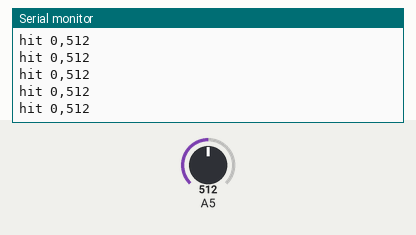
Recording of a program running on a simulated Arduino Uno, built with avr-gcc and run on an emulated ATmega328P. Parts: the last lines printed to the serial monitor. Inputs (shaded band) come from the test bench; at power-on: A5 = 512.

Above: at 4.2 s.
4.3 s: A5 set to 677
At 5.3 s:
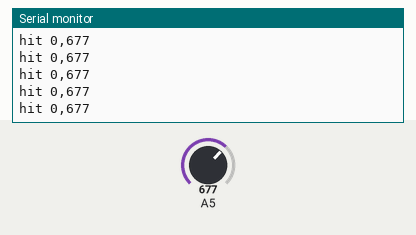
5.8 s: A5 set to 666
At 6.3 s:
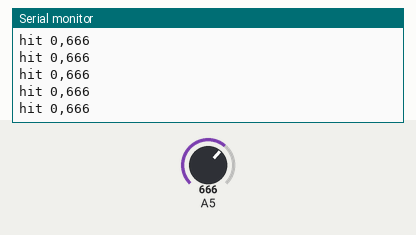
7.3 s: A5 set to 982
At 8.1 s:
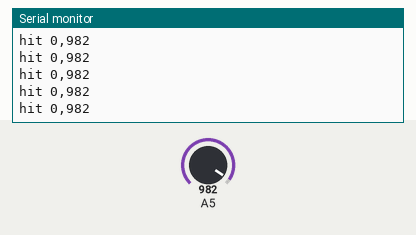
8.8 s: A5 set to 1014
At 9.5 s:
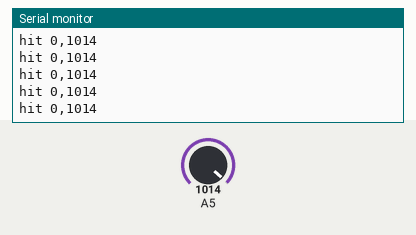
Timing chart, 0 to 11.3 s (numbered marks = the images above; inputs shaded):
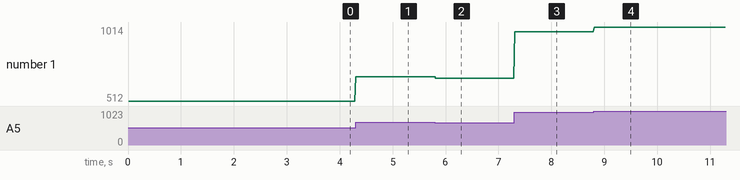

Measured:
- after the input at 4.3 s, the serial monitor: prints a new line at once (image 1)
- after the input at 5.8 s, the serial monitor: prints a new line at once (image 2)
- after the input at 7.3 s, the serial monitor: prints a new line at once (image 3)
- after the input at 8.8 s, the serial monitor: prints a new line at once (image 4)
- plotted number 1: 512 → 677 after the input at 4.3 s, 677 → 666 after the input at 5.8 s, 666 → 982 after the input at 7.3 s, 982 → 1014 after the input at 8.8 s

The program:

main.cpp
```cpp
#include "comms.h"
#include "trigger_input.h"
#include "waveform.h"
#include <Arduino.h>

TriggerInput inputs[] = {
    TriggerInput(0, A5),
};

void setup() {
    // Set prescaler to 32 (faster analogRead()).
    // Should result in 500 kHz ADC clock (vs 125 kHz default)
    ADCSRA = (ADCSRA & 0b11111000) | 0b101;

    Comms::init();
}

void loop() {
    for (TriggerInput &input : inputs) {
        input.runChecks();
    }
}
```

comms.h
```cpp
#pragma once
#include <Arduino.h>

namespace Comms {

enum MessageId {
    Hit,
    Waveform,
};

void init();
void sendHit(uint8_t drumId, int velocity);
void sendWaveform(int count, byte *waveform, unsigned long *timestamps);

}; // namespace Comms
```

trigger_input.h
```cpp
#pragma once

#include "trigger_mode.h"
#include "waveform.h"

class TriggerInput {
  protected:
    /// Internal ID for this drum. Used when sending hits to user software
    uint8_t id;

  private:
    int inputPin;
    TriggerMode mode;

    int threshold;
    unsigned long scanModeDuration;  ///< Microsends
    unsigned long blockModeDuration; ///< Microsends
    unsigned long rampModeDuration;  ///< Microsends

    unsigned long modeStartTime; ///< Timestamp from micros()
    int maxScanModeValue;

    void setIdle();
    void startScanMode(int rawInputValue);
    void startBlockMode();
    void startRampMode();
    void handleIdleMode(int rawInputValue);
    void handleScanMode(int rawInputValue);
    void handleBlockMode();
    void handleRampMode(int rawInputValue);

  public:
    /// @brief Constructor
    /// @param id Trigger ID (used when sending hits to user software)
    /// @param inputPin Arduino pin ID (ie: A0)
    TriggerInput(uint8_t id, int inputPin);

    /// @brief Reads the value from the input pin and performs actions
    /// according to the input's current mode
    void runChecks();

    /// @brief Updates the threshold value used for this trigger
    /// @param threshold value between 0-1023
    /// @return true if setting the threshold was successful
    bool setThreshold(int threshold);

    /// @brief Sets the scan mode duration for this pin
    /// @param duration Microsends
    /// @return true if setting the duration was successful
    bool setScanModeDuration(unsigned long duration);

    /// @brief Sets the block mode duration for this pin
    /// @param duration Microsends
    /// @return true if setting the duration was successful
    bool setBlockModeDuration(unsigned long duration);

    /// @brief Sets the ramp mode duration for this pin
    /// @param duration Microsends
    /// @return true if setting the duration was successful
    bool setRampModeDuration(unsigned long duration);
};
```

trigger_mode.h
```cpp
#pragma once

enum class TriggerMode {
    /// Waiting for `threshold` value to be exceeded on this pin
    Idle,

    /// Threshold value has been exceeded. During scan mode, additional
    /// inputs are blocked on this pin, and we analyze the waveform to
    /// determine the velocity and frequency
    Scan,

    /// During block mode, any inputs on this pin are
    /// ignored, regardless of their value
    Block,

    /// Ramp mode starts after block mode. During ramp mode, a dynamic
    /// threshold reduces from the max input value during scan mode to
    /// the original `threshold` value. Any input values below this
    /// dynamic threshold are ignored. Any values above the dynamic
    /// threshold will trigger a new hit and restart scan mode
    Ramp,
};
```

waveform.h
```cpp
#pragma once
#include "config.h"
#include <Arduino.h>

namespace WaveformAnalyzer {

extern bool enabled;

extern byte waveform[Config::MAX_WAVEFORM_POINTS];
extern unsigned long timestamps[Config::MAX_WAVEFORM_POINTS]; ///< timestamp for each waveform point

extern int currentIndex;
extern bool analysisRunning;
extern int currentPin;          ///< Input pin that we're currently running waveform analysis on
extern unsigned long startTime; ///< When waveform analysis started (micros() timestamp)

extern int lastValue;

extern bool isFlat;
extern bool isRising;
extern bool isFalling;

void setEnabled(bool enabled);
void start(int inputPin);
void stop();
void update(int inputPin, int value);
void sendWaveform();
}; // namespace WaveformAnalyzer
```

comms.cpp
```cpp
#include "comms.h"
#include "config.h"
#include <Arduino.h>

void Comms::init() { Serial.begin(115200); }

void Comms::sendHit(uint8_t drumId, int velocity) {
    Serial.print("hit ");
    Serial.print(drumId);
    Serial.print(",");
    Serial.println(velocity);
}

void Comms::sendWaveform(int count, byte *waveform, unsigned long *timestamps) {
    Serial.println("waveform");
    for (int i = 0; i < count; i++) {
        Serial.print(timestamps[i]);
        Serial.print(",");
        Serial.println(waveform[i]);
    }
    Serial.println("end");
}
```

trigger_input.cpp
```cpp
#include "trigger_input.h"
#include "comms.h"
#include "config.h"

#include <Arduino.h>

TriggerInput::TriggerInput(uint8_t id, int inputPin) {
    this->id = id;
    this->inputPin = inputPin;
    this->mode = TriggerMode::Idle;
    this->threshold = 8;
    this->scanModeDuration = 10000;
    this->blockModeDuration = 5000;
    this->rampModeDuration = 220000;
    this->maxScanModeValue = 0;
    this->modeStartTime = 0;
}

void TriggerInput::runChecks() {
    int rawInputValue = analogRead(this->inputPin);

    switch (this->mode) {
    case TriggerMode::Idle:
        this->handleIdleMode(rawInputValue);
        break;

    case TriggerMode::Scan:
        this->handleScanMode(rawInputValue);
        break;

    case TriggerMode::Block:
        this->handleBlockMode();
        break;

    case TriggerMode::Ramp:
        this->handleRampMode(rawInputValue);
        break;
    }

    WaveformAnalyzer::update(this->inputPin, rawInputValue);
}

void TriggerInput::setIdle() {
    this->modeStartTime = micros();
    this->mode = TriggerMode::Idle;
}

void TriggerInput::handleIdleMode(int rawInputValue) {
    if (rawInputValue > this->threshold) {
        this->startScanMode(rawInputValue);
    }
}

void TriggerInput::startScanMode(int rawInputValue) {
    this->mode = TriggerMode::Scan;
    this->modeStartTime = micros();
    this->maxScanModeValue = rawInputValue;
    WaveformAnalyzer::start(this->inputPin);
}

void TriggerInput::handleScanMode(int rawInputValue) {
    if (micros() - this->modeStartTime >= this->scanModeDuration) {
        Comms::sendHit(this->id, this->maxScanModeValue);
        this->startBlockMode();
        return;
    }
    if (rawInputValue > this->maxScanModeValue) {
        this->maxScanModeValue = rawInputValue;
    }
}

void TriggerInput::startBlockMode() {
    if (this->blockModeDuration == 0) {
        this->startRampMode();
        return;
    }
    this->modeStartTime = micros();
    this->mode = TriggerMode::Block;
}

void TriggerInput::handleBlockMode() {
    if (micros() - this->modeStartTime >= this->blockModeDuration) {
        this->startRampMode();
        return;
    }
}

void TriggerInput::startRampMode() {
    if (this->rampModeDuration == 0) {
        this->setIdle();
        return;
    }
    this->modeStartTime = micros();
    this->mode = TriggerMode::Ramp;
}

void TriggerInput::handleRampMode(int rawInputValue) {
    unsigned long timeSinceStart = micros() - this->modeStartTime;
    if (timeSinceStart >= this->rampModeDuration) {
        this->setIdle();
        return;
    }
    float percentComplete = (float)timeSinceStart / (float)this->rampModeDuration;
    float rampHeight = (float)(this->maxScanModeValue - this->threshold);
    int dynamicThreshold = this->maxScanModeValue - (int)(rampHeight * percentComplete);

    // Allow new hits if input value exceeds the dynamic ramp threshold
    if (rawInputValue >= dynamicThreshold) {
        this->startScanMode(rawInputValue);
    }
}

bool TriggerInput::setThreshold(int threshold) {
    if (threshold < 0 || threshold > Config::MAX_INPUT_VALUE) {
        return false;
    }
    this->threshold = threshold;
    return true;
}

bool TriggerInput::setScanModeDuration(unsigned long duration) {
    if (duration > Config::MAX_MODE_DURATION) {
        return false;
    }
    this->scanModeDuration = duration;
    return true;
}

bool TriggerInput::setBlockModeDuration(unsigned long duration) {
    if (duration > Config::MAX_MODE_DURATION) {
        return false;
    }
    this->blockModeDuration = duration;
    return true;
}

bool TriggerInput::setRampModeDuration(unsigned long duration) {
    if (duration > Config::MAX_MODE_DURATION) {
        return false;
    }
    this->rampModeDuration = duration;
    return true;
}
```

waveform.cpp
```cpp
#include "waveform.h"
#include "comms.h"
#include <Arduino.h>

bool WaveformAnalyzer::enabled = false;

byte WaveformAnalyzer::waveform[Config::MAX_WAVEFORM_POINTS];
unsigned long WaveformAnalyzer::timestamps[Config::MAX_WAVEFORM_POINTS];

int WaveformAnalyzer::currentIndex;
bool WaveformAnalyzer::analysisRunning = false;
int WaveformAnalyzer::currentPin;
unsigned long WaveformAnalyzer::startTime;

int WaveformAnalyzer::lastValue = 0;
bool WaveformAnalyzer::isFlat = false;
bool WaveformAnalyzer::isRising = false;
bool WaveformAnalyzer::isFalling = false;

void WaveformAnalyzer::setEnabled(bool enabled) { WaveformAnalyzer::enabled = enabled; }

void WaveformAnalyzer::start(int inputPin) {
    if (!enabled) {
        return;
    }
    analysisRunning = true;
    currentPin = inputPin;
    currentIndex = 0;
    startTime = micros();
    isFlat = false;
    isRising = false;
    isFalling = false;
    lastValue = -1;
}

void WaveformAnalyzer::stop() { analysisRunning = false; }

void WaveformAnalyzer::update(int inputPin, int value) {
    if (!enabled || !analysisRunning || inputPin != currentPin) {
        return;
    }

    unsigned long now = micros();
    unsigned long runningDuration = now - startTime;

    if (currentIndex >= Config::MAX_WAVEFORM_POINTS ||
        runningDuration > Config::MAX_WAVEFORM_DURATION) {
        sendWaveform();
        stop();
        return;
    }

    bool isFirstPoint = currentIndex == 0;
    bool wasFlat = isFlat && value != lastValue;
    bool wasRising = isRising && value <= lastValue;
    bool wasFalling = isFalling && value >= lastValue;

    if (isFirstPoint || wasFlat || wasRising || wasFalling) {
        waveform[currentIndex] = (byte)(value >> 2);
        timestamps[currentIndex] = now - startTime;
        currentIndex++;
    }

    isFalling = value < lastValue;
    isRising = value > lastValue;
    lastValue = value;
}

void WaveformAnalyzer::sendWaveform() { Comms::sendWaveform(currentIndex, waveform, timestamps); }
```

config.h
```cpp
#pragma once

namespace Config {

inline constexpr int MAX_INPUT_VALUE = 1023;
inline constexpr unsigned long MAX_MODE_DURATION = 5000000; ///< Microseconds (5 seconds)
inline constexpr int MAX_WAVEFORM_POINTS = 100;
inline constexpr unsigned long MAX_WAVEFORM_DURATION = 250000; ///< Microseconds

}
```
